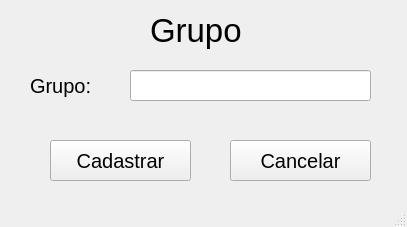
<?xml version="1.0" encoding="UTF-8"?>
<ui version="4.0">
 <class>MainWindow</class>
 <widget class="QMainWindow" name="MainWindow">
  <property name="geometry">
   <rect>
    <x>0</x>
    <y>0</y>
    <width>407</width>
    <height>227</height>
   </rect>
  </property>
  <property name="windowTitle">
   <string>MainWindow</string>
  </property>
  <widget class="QWidget" name="centralwidget">
   <widget class="QLabel" name="txtGrupo_2">
    <property name="geometry">
     <rect>
      <x>150</x>
      <y>10</y>
      <width>121</width>
      <height>41</height>
     </rect>
    </property>
    <property name="font">
     <font>
      <pointsize>25</pointsize>
     </font>
    </property>
    <property name="text">
     <string>Grupo</string>
    </property>
   </widget>
   <widget class="QLabel" name="txtGrupo">
    <property name="geometry">
     <rect>
      <x>30</x>
      <y>70</y>
      <width>111</width>
      <height>31</height>
     </rect>
    </property>
    <property name="font">
     <font>
      <pointsize>15</pointsize>
     </font>
    </property>
    <property name="text">
     <string>Grupo:</string>
    </property>
   </widget>
   <widget class="QLineEdit" name="edtGrupo">
    <property name="geometry">
     <rect>
      <x>130</x>
      <y>70</y>
      <width>241</width>
      <height>31</height>
     </rect>
    </property>
   </widget>
   <widget class="QPushButton" name="btnCadastrar">
    <property name="geometry">
     <rect>
      <x>50</x>
      <y>140</y>
      <width>141</width>
      <height>41</height>
     </rect>
    </property>
    <property name="font">
     <font>
      <pointsize>15</pointsize>
     </font>
    </property>
    <property name="text">
     <string>Cadastrar</string>
    </property>
   </widget>
   <widget class="QPushButton" name="btnCancelar">
    <property name="geometry">
     <rect>
      <x>230</x>
      <y>140</y>
      <width>141</width>
      <height>41</height>
     </rect>
    </property>
    <property name="font">
     <font>
      <pointsize>15</pointsize>
     </font>
    </property>
    <property name="text">
     <string>Cancelar</string>
    </property>
   </widget>
  </widget>
  <widget class="QMenuBar" name="menubar">
   <property name="geometry">
    <rect>
     <x>0</x>
     <y>0</y>
     <width>407</width>
     <height>21</height>
    </rect>
   </property>
  </widget>
  <widget class="QStatusBar" name="statusbar"/>
 </widget>
 <resources/>
 <connections/>
</ui>
